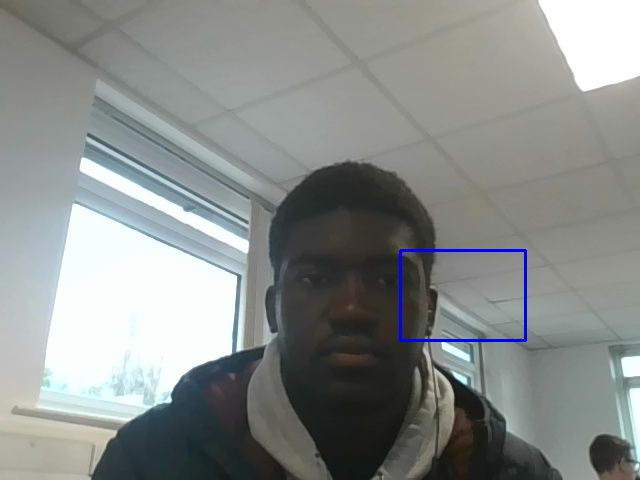
#> input picture h.jpg, 640 x 480 px
$ python homography.py   (Python 2 division)
#> lines starting #> are read from the running program, lines starting #| are printed output that depends on the picture
import cv2
import numpy as np
import matplotlib.pyplot as plt

img1 = cv2.imread("h.jpg",0)
#> img1: shape (480, 640); min 16, max 255, mean 139
img2 = cv2.imread("i.jpg",0)
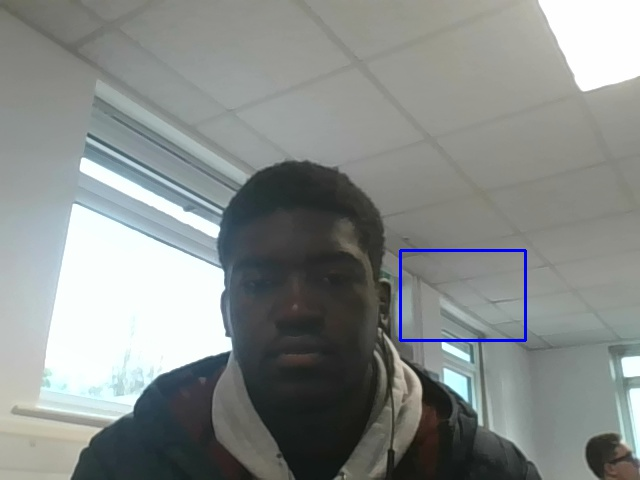
#> input picture i.jpg, 640 x 480 px
#> img2: shape (480, 640); min 14, max 255, mean 138.1

orb = cv2.ORB_create()
kp1, des1 = orb.detectAndCompute(img1, None)
#> kp1 = 499 keypoints; strongest (x, y, size): (170, 400, 31), (168, 400, 44.6), (443, 342, 37.2), (168, 401, 53.6)
kp2, des2 = orb.detectAndCompute(img2,None)
#> kp2 = 500 keypoints; strongest (x, y, size): (226, 344, 111.1), (442, 343, 37.2), (227, 343, 92.6), (229, 346, 77.1)

bf = cv2.BFMatcher(cv2.NORM_HAMMING, crossCheck = True)

matches = bf.match(des1,des2)
#> matches = 193 matches
matches = sorted(matches, key = lambda x:x.distance)

print matches
#> (printed output is left out)
img3 = cv2.drawMatches(img1,kp1,img2,kp2,matches[:100], None, flags = 2)
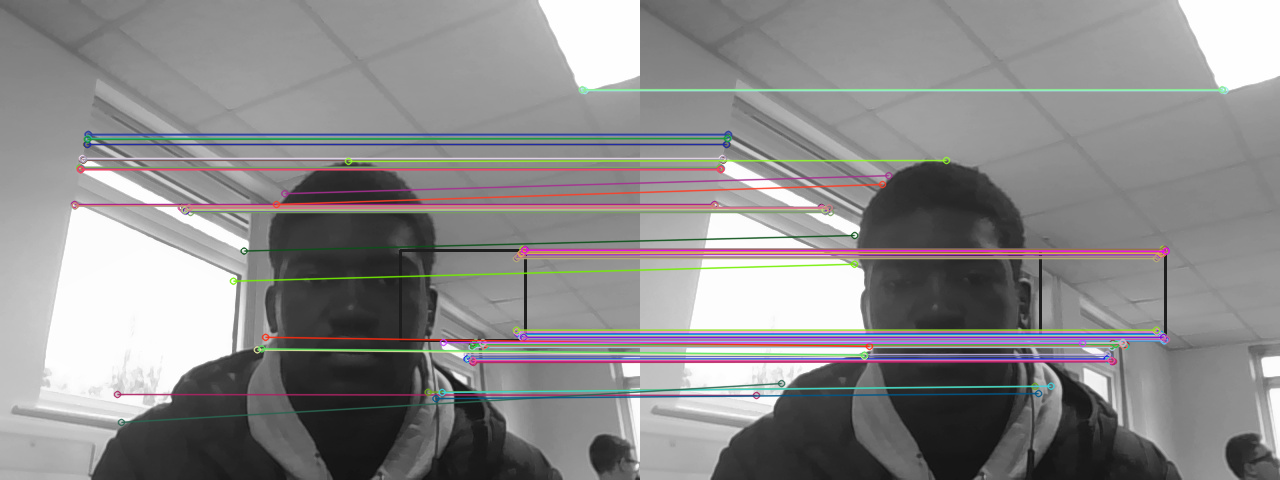
#> img3: shape (480, 1280, 3); mean of channels 0, 1, 2 138.3, 137.6, 139; drawn as B, G, R
cv2.imwrite("img3.jpg",img3)
print type(img3)
#| <class 'numpy.ndarray'>
plt.imshow(img3)
#plt.imshow(img3.reshape(img3.shape[0], img3.shape[1]), cmap=plt.cm.Greys)
plt.show()
